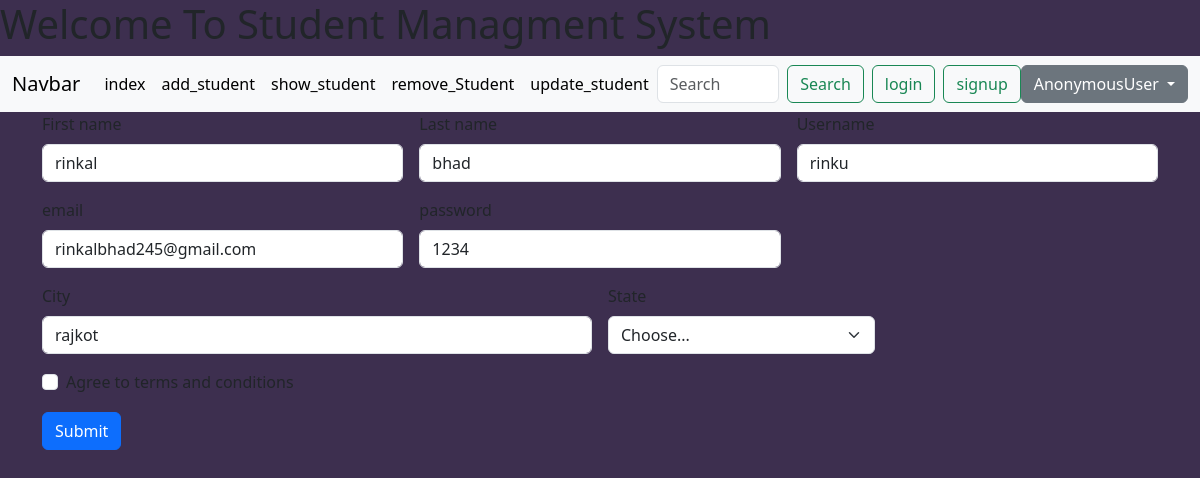
/update_student/3, run on the app's committed database.
### myapp/models.py (models this page shows)
class student(models.Model):
    firstname=models.CharField(max_length=40)
    lastname=models.CharField(max_length=40)
    username=models.CharField(max_length=40)
    email=models.EmailField(max_length=40)
    password=models.CharField(max_length=30)
    city=models.CharField(max_length=40)
    state=models.CharField(max_length=40)

### myapp/views.py (the view, shortened to what this page needs)
# urls.py: path('update_student/',views.update_student , name='update_student'),
def update_student(request,id=0):
    st=student.objects.get(id=id)
    return render(request,'update_student.html',{'st':st})

### myapp/templates/update_student.html (shortened to what this page needs)
<!DOCTYPE html>
<html lang="en">
<head>
    <link href="https://cdn.jsdelivr.net/npm/bootstrap@5.3.2/dist/css/bootstrap.min.css" rel="stylesheet"
>
</head>
<body style="background-color: rgb(61, 47, 79);">
    <h1>Welcome To Student Managment System </h1>
    <nav class="navbar navbar-expand-lg bg-body-tertiary">
        <div class="container-fluid">
            <a class="navbar-brand" href="#">Navbar</a>
            <div class="collapse navbar-collapse" id="navbarSupportedContent">
                <ul class="navbar-nav me-auto mb-2 mb-lg-0">
                    <li class="nav-item">
                        <a class="nav-link active" aria-current="page" href="/">index</a>
                    </li>
                    <li class="nav-item">
                        <a class="nav-link active" aria-current="page" href="/add_student">add_student</a>
                    </li>
                    <li class="nav-item">
                        <a class="nav-link active" aria-current="page" href="/show_student">show_student</a>
                    </li>
                    <li class="nav-item">
                        <a class="nav-link active" aria-current="page" href="/remove_student">remove_Student</a>
                    </li>
                    <li class="nav-item">
                        <a class="nav-link active" aria-current="page" href="/update_student">update_student</a>
                    </li>
                </ul>
                <form class="d-flex" role="search">
                    <input class="form-control me-2" type="search" placeholder="Search" aria-label="Search">
                    <button class="btn btn-outline-success" type="submit">Search</button>
                    <button class="btn btn-outline-success mx-2" type="button" data-bs-toggle="modal"
                        data-bs-target="#loginmodal">login</button>
                    <button class="btn btn-outline-success" type="button" data-bs-toggle="modal"
                        data-bs-target="#signupmodal">signup</button>
                    <div class="dropdown">
                        <a class="btn btn-secondary dropdown-toggle" href="#" role="button" data-bs-toggle="dropdown"
                            aria-expanded="false">
                            {{user}}
                        </a>
                    </div>
                </form>
            </div>
        </div>
    </nav>
    <div class="container">
        <form class="row g-3 needs-validation" novalidate method="post">
            <div class="col-md-4">
                <label for="validationCustom01" class="form-label">First name</label>
                <input type="text" class="form-control" name="firstname"  value="{{st.firstname}}" id="validationCustom01" required>
            </div>
            <div class="col-md-4">
                <label for="validationCustom02" class="form-label">Last name</label>
                <input type="text" class="form-control" name="lastname"  value="{{st.lastname}}" id="validationCustom02" required>
            </div>
            <div class="col-md-4">
                <label for="validationCustomUsername" class="form-label">Username</label>
                <div class="input-group has-validation">
                    <input type="text" class="form-control" name="username"  value="{{st.username}}"    id="validationCustomUsername"
                        aria-describedby="inputGroupPrepend" required>
                </div>
            </div>
            <div class="col-md-4">
                <label for="validationCustom02" class="form-label">email</label>
                <input type="email" class="form-control" name="email"   value="{{st.email}}" id="validationCustom02" required>
            </div>
            <div class="col-md-4">
                <label for="validationCustom02" class="form-label">password</label>
                <input type="text" class="form-control" name="password" value="{{st.password}}"  id="validationCustom02" required>
            </div>
            <div class="col-md-6">
                <label for="validationCustom03" class="form-label">City</label>
                <input type="text" class="form-control" name="city" value="{{st.city}}"    id="validationCustom03" required>
            </div>
            <div class="col-md-3">
                <label for="validationCustom04" class="form-label">State</label>
                <select class="form-select" name="state"   value="{{st.state}}" id="validationCustom04" required>
                    <option selected disabled value="">Choose...</option>
                </select>
            </div>
            <div class="col-12">
                <div class="form-check">
                    <input class="form-check-input" type="checkbox" value="" id="invalidCheck" required>
                    <label class="form-check-label" for="invalidCheck">
                        Agree to terms and conditions
                    </label>
                </div>
            </div>
            <div class="col-12">
               <input   class="btn btn-primary"  type="submit"  >
            </div>
        </form>
    </div>
</body>
</html>

### data on the page
student: firstname "rinkal", lastname "bhad", username "rinku", email "rinkalbhad245@gmail.com", password "1234", city "rajkot"

### other printed values
{{ user }} "AnonymousUser"
